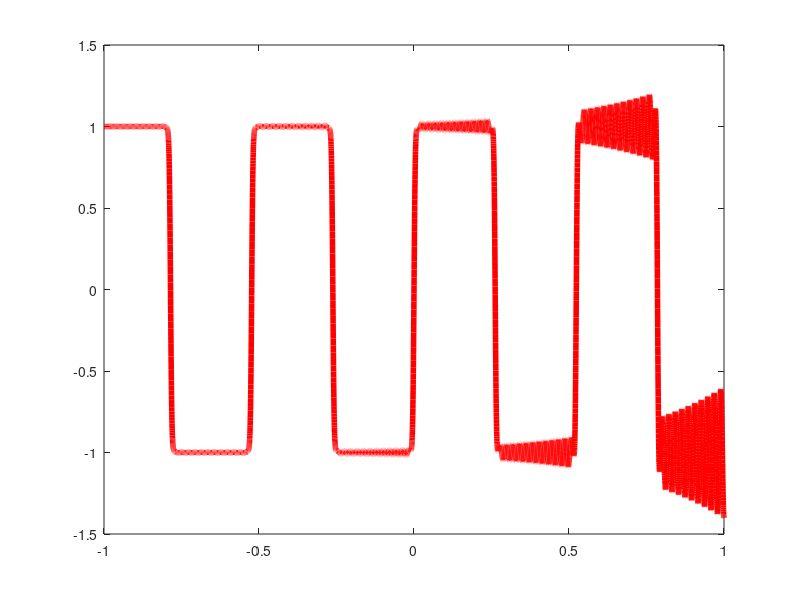

Source code (MATLAB): (Note: this script raises an error after producing the figure.)
clear, clc, clf
LW = 'linewidth'; lw = 2;

n = 5000;
x = zeros(n + 1, 1);
m = 10000;
xx = linspace(-1, 1, m)';
F = @(x)tanh(20 * sin(12 .* x)) + 0.02 * exp(3 .* x) .* sin(300 .* x);
f = F(x);
p1 = zeros(m, 1);
p2 = zeros(m, 1);
p = zeros(m, 1);
%% 基于Chebyshev点的第二形式的重心插值公式
for j = 1:n + 1
    x(j) = cos((j - 1) * pi / n);
end

p1 = 0.5 * (F(1) ./ (xx -1) + ((-1)^n) * F(-1) ./ (xx + 1));
p2 = 0.5 * (1 ./ (xx -1) + ((-1)^n) ./ (xx + 1));

for k = 2:n
    p1 = p1 + ((-1)^(k - 1)) * F(x(k)) ./ (xx - x(k));
    p2 = p2 + ((-1)^(k - 1)) ./ (xx - x(k));
end

p = p1 ./ p2;
%% 被插值函数图像
figure(1)
plot(xx, F(xx), 'r', LW, 4), hold on
legend('exact', 'location', 'nw')
%% 误差图像
figure(2)
plot(2)
semilogy(xx, abs(F(xx) - p), 'k', LW, lw), hold on
legend('error', 'location', 'se')